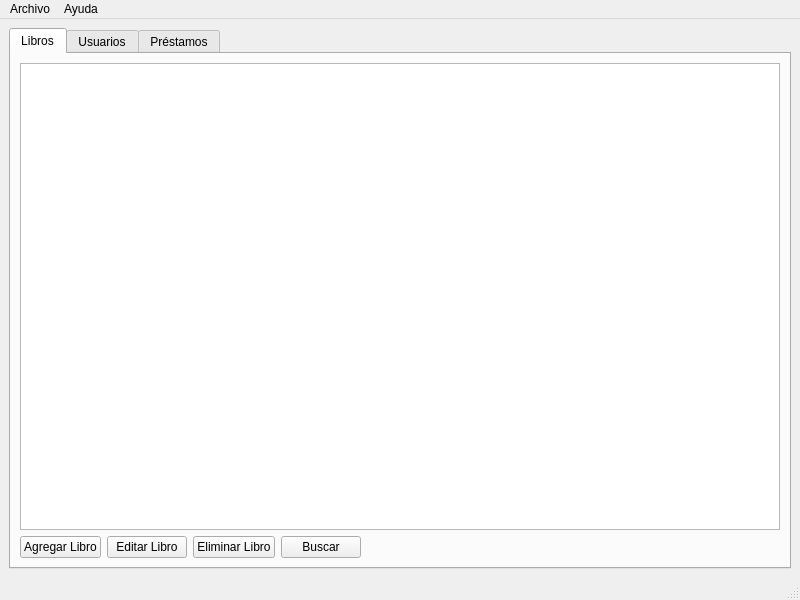
<?xml version="1.0" encoding="UTF-8"?>
<ui version="4.0">
 <class>MainWindow</class>
 <widget class="QMainWindow" name="MainWindow">
  <property name="geometry">
   <rect>
    <x>0</x>
    <y>0</y>
    <width>800</width>
    <height>600</height>
   </rect>
  </property>
  <property name="windowTitle">
   <string>Sistema de Biblioteca</string>
  </property>
  <widget class="QWidget" name="centralwidget">
   <layout class="QVBoxLayout" name="verticalLayout">
    <item>
     <widget class="QTabWidget" name="tabWidget">
      <property name="currentIndex">
       <number>0</number>
      </property>
      <widget class="QWidget" name="tabLibros">
       <attribute name="title">
        <string>Libros</string>
       </attribute>
       <layout class="QVBoxLayout" name="verticalLayout_2">
        <item>
         <widget class="QTableWidget" name="tableWidgetLibros">
          <property name="contextMenuPolicy">
           <enum>Qt::ContextMenuPolicy::CustomContextMenu</enum>
          </property>
          <property name="selectionBehavior">
           <enum>QAbstractItemView::SelectionBehavior::SelectRows</enum>
          </property>
         </widget>
        </item>
        <item>
         <layout class="QHBoxLayout" name="horizontalLayout">
          <item>
           <widget class="QPushButton" name="btnAgregarLibro">
            <property name="text">
             <string>Agregar Libro</string>
            </property>
           </widget>
          </item>
          <item>
           <widget class="QPushButton" name="btnEditarLibro">
            <property name="text">
             <string>Editar Libro</string>
            </property>
           </widget>
          </item>
          <item>
           <widget class="QPushButton" name="pushButton">
            <property name="text">
             <string>Eliminar Libro</string>
            </property>
           </widget>
          </item>
          <item>
           <widget class="QPushButton" name="btnBuscarLibro">
            <property name="text">
             <string>Buscar</string>
            </property>
           </widget>
          </item>
          <item>
           <spacer name="horizontalSpacer">
            <property name="orientation">
             <enum>Qt::Orientation::Horizontal</enum>
            </property>
            <property name="sizeHint" stdset="0">
             <size>
              <width>40</width>
              <height>20</height>
             </size>
            </property>
           </spacer>
          </item>
         </layout>
        </item>
       </layout>
      </widget>
      <widget class="QWidget" name="tabUsuarios">
       <attribute name="title">
        <string>Usuarios</string>
       </attribute>
       <layout class="QVBoxLayout" name="verticalLayout_3">
        <item>
         <widget class="QTableWidget" name="tableWidgetUsuarios">
          <property name="selectionBehavior">
           <enum>QAbstractItemView::SelectionBehavior::SelectRows</enum>
          </property>
         </widget>
        </item>
        <item>
         <layout class="QHBoxLayout" name="horizontalLayout_2">
          <item>
           <widget class="QPushButton" name="btnAgregarUsuario">
            <property name="text">
             <string>Agregar Usuario</string>
            </property>
           </widget>
          </item>
          <item>
           <widget class="QPushButton" name="btnModificarUsuario">
            <property name="text">
             <string>Editar Usuario</string>
            </property>
           </widget>
          </item>
          <item>
           <widget class="QPushButton" name="btnEliminarUsuario">
            <property name="text">
             <string>Eliminar Usuario</string>
            </property>
           </widget>
          </item>
          <item>
           <widget class="QPushButton" name="btnExportarUsuarios">
            <property name="text">
             <string>&amp;Exportar Usuarios</string>
            </property>
           </widget>
          </item>
         </layout>
        </item>
       </layout>
      </widget>
      <widget class="QWidget" name="tabPrestamos">
       <attribute name="title">
        <string>Préstamos</string>
       </attribute>
       <layout class="QVBoxLayout" name="verticalLayout_4">
        <item>
         <widget class="QTableWidget" name="tableWidgetPrestamos"/>
        </item>
        <item>
         <layout class="QHBoxLayout" name="horizontalLayout_3">
          <item>
           <widget class="QPushButton" name="btnRealizarPrestamo">
            <property name="text">
             <string>Realizar Préstamo</string>
            </property>
           </widget>
          </item>
          <item>
           <widget class="QPushButton" name="btnRegistrarDevolucion">
            <property name="text">
             <string>Registrar Devolución</string>
            </property>
           </widget>
          </item>
         </layout>
        </item>
       </layout>
      </widget>
     </widget>
    </item>
   </layout>
  </widget>
  <widget class="QMenuBar" name="menubar">
   <property name="geometry">
    <rect>
     <x>0</x>
     <y>0</y>
     <width>800</width>
     <height>22</height>
    </rect>
   </property>
   <widget class="QMenu" name="menuArchivo">
    <property name="title">
     <string>Archivo</string>
    </property>
   </widget>
   <widget class="QMenu" name="menuAyuda">
    <property name="title">
     <string>Ayuda</string>
    </property>
   </widget>
   <addaction name="menuArchivo"/>
   <addaction name="menuAyuda"/>
  </widget>
  <widget class="QStatusBar" name="statusbar"/>
 </widget>
 <resources/>
 <connections>
  <connection>
   <sender>btnAgregarLibro</sender>
   <signal>clicked()</signal>
   <receiver>MainWindow</receiver>
   <slot>on_btnAgregarLibro_clicked()</slot>
   <hints>
    <hint type="sourcelabel">
     <x>20</x>
     <y>20</y>
    </hint>
    <hint type="destinationlabel">
     <x>20</x>
     <y>20</y>
    </hint>
   </hints>
  </connection>
 </connections>
 <slots>
  <slot>on_btnAgregarLibro_clicked()</slot>
 </slots>
</ui>
